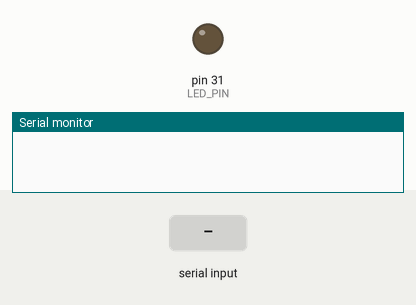
This sketch was run on a simulated Arduino Mega 2560, built with avr-gcc and run on an emulated ATmega2560. Parts: output pins drawn as LEDs (lit = HIGH), the last lines printed to the serial monitor. The test bench sets the inputs (shaded band).

Above: at 1.2 s.
1.3 s: "1\n" received over the second serial link
At 1.8 s:
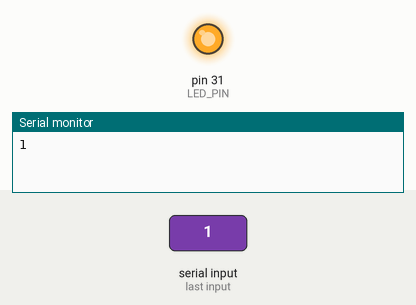
2.8 s: "0\n" received over the second serial link
At 4.2 s:
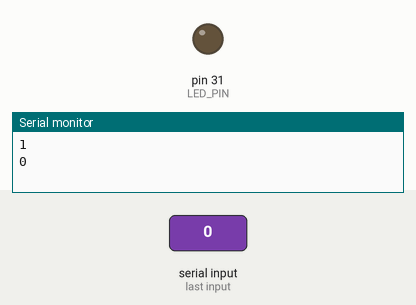
Timing chart, 0 to 5.8 s (numbered marks = the images above; inputs shaded):
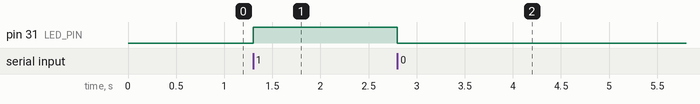

The sketch:

turn_on_led.ino
```cpp
const int LED_PIN = 31;

char receivedChar;

void setup() {
  // put your setup code here, to run once:
  pinMode(LED_PIN, OUTPUT);

  Serial.begin(9600);
  Serial1.begin(9600);
}

void loop() {
  // put your main code here, to run repeatedly:
  if (Serial1.available()) {
    receivedChar = Serial1.read();
    if (receivedChar != '\n') {
      Serial.println(receivedChar);
      if (receivedChar == '1') {
        digitalWrite(LED_PIN, HIGH);
      } else if (receivedChar == '0') {
        digitalWrite(LED_PIN, LOW);
      }
    }
  }
}
```

Measured:
- after the input at 1.3 s, pin 31 (LED_PIN): LOW → HIGH at once
- after the input at 2.8 s, pin 31 (LED_PIN): HIGH → LOW at once
